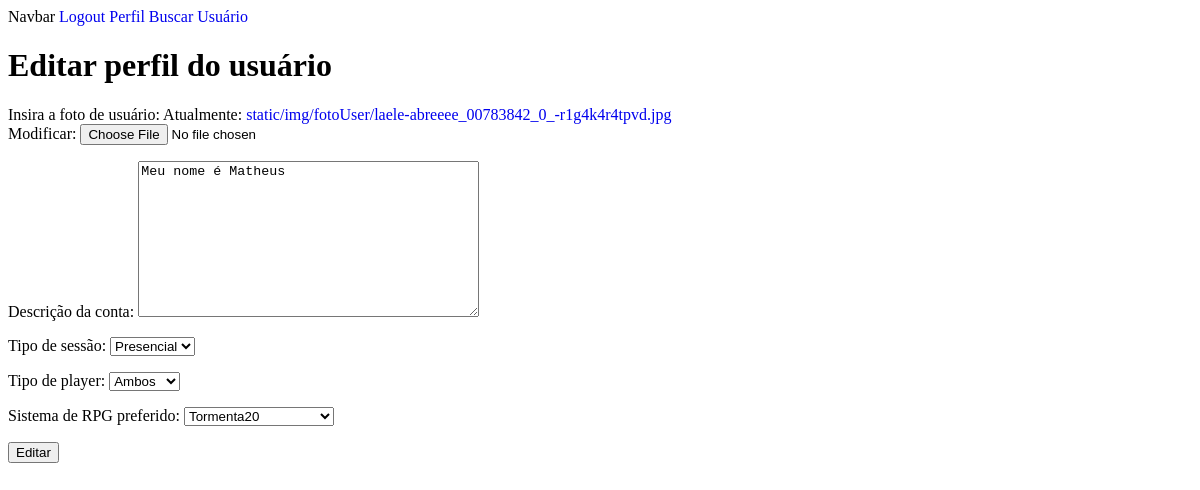
Page /editarConta (signed in) on the earlier database version.
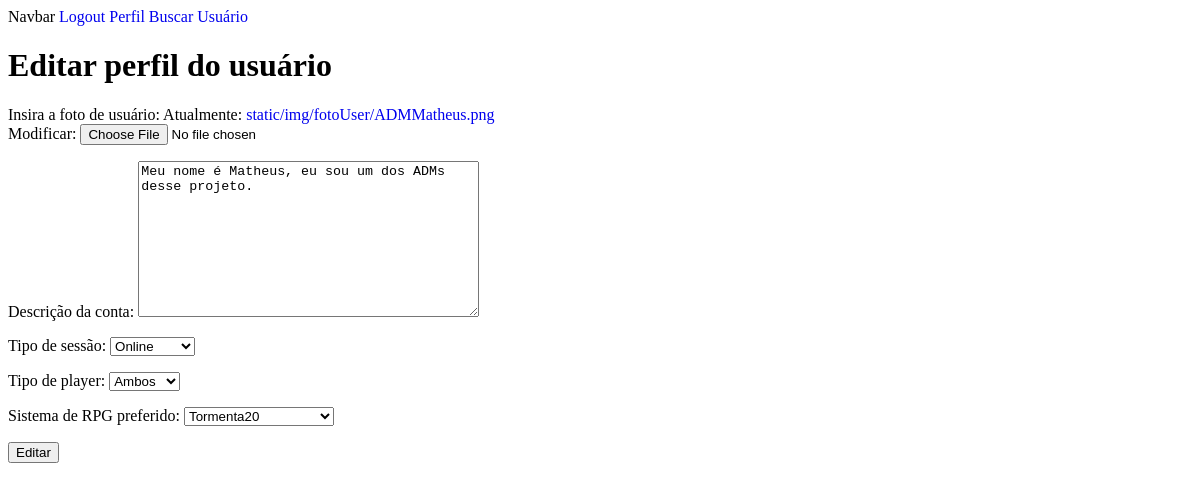
Same page on the later database version.
### home/models.py (models this page shows)
class Perfil(models.Model):
    nomePerfil = models.ForeignKey(User, on_delete=models.CASCADE)
    slug = models.SlugField(unique=True)
    SESSION_CHOICES = (
        ('Online', 'Online'),
        ('Presencial', 'Presencial'),
    )
    PLAYER_TYPE_CHOICES = (
        ('Mestre', 'Mestre'),
        ('Jogador', 'Jogador'),
        ('Ambos', 'Ambos'),
    )
    RPG_SYSTEM_CHOICES = (
        ('Dungeons & Dragons', 'Dungeons & Dragons'),
        ('Tormenta20', 'Tormenta20'),
        ('Ordem Paranormal', 'Ordem Paranormal'),
        ('Call of Cthulhu', 'Call of Cthulhu'),
        ('Outros', 'Outros'),
    )
    fotoConta = models.ImageField(upload_to='static/img/fotoUser')
    tipo_sessao = models.CharField(max_length=20, choices=SESSION_CHOICES)
    tipo_player = models.CharField(max_length=20, choices=PLAYER_TYPE_CHOICES)
    descricao = models.TextField(max_length=256)
    sistema_rpg = models.CharField(max_length=20, choices=RPG_SYSTEM_CHOICES)
    def save(self, *args, **kwargs):
        self.slug = slugify(self.nomePerfil.username)
        super(Perfil, self).save(*args, **kwargs)

### home/views.py (the view)
# urls.py: path('editarConta', views.editarconta, name='editarconta'),
@login_required
def editarconta(request):
    perfil, created = Perfil.objects.update_or_create(nomePerfil=request.user)
    if request.method == 'POST':
        formPerfil = PerfilForm(request.POST, request.FILES, instance=perfil)
        if formPerfil.is_valid():
            if 'fotoConta' in request.FILES:
                perfil.fotoConta = request.FILES['fotoConta']
            formPerfil.save()
            return redirect('usuario')
    else:
        formPerfil = PerfilForm(instance=perfil)
    return render(request, 'principal/editarPerfil.html', {'formPerfil': formPerfil})

### home/forms.py (shortened to what this page needs)
class PerfilForm(forms.ModelForm):
    class Meta:
        model = Perfil
        fields = ['fotoConta', 'descricao', 'tipo_sessao', 'tipo_player', 'sistema_rpg']
        labels = {
            'fotoConta': 'Insira a foto de usuário',
            'descricao': 'Descrição da conta:',
            'sistema_rpg': 'Sistema de RPG preferido:',
            'tipo_sessao': 'Tipo de sessão:',
            'tipo_player': 'Tipo de player:',
        }

### home/templates/principal/editarPerfil.html (shortened to what this page needs)
{% extends "principal/base.html" %}
{% block conteudo %}
<h1>Editar perfil do usuário</h1>
<form method="POST" enctype="multipart/form-data">
    {{ formPerfil.as_p }}
    <button type="submit">Editar</button>
</form>
{% endblock conteudo %}

Differences in the rows shown:
changed Perfil "Ambos": descricao "Meu nome é Matheus" → "Meu nome é Matheus, eu sou um dos ADMs desse projeto."; tipo_sessao "Presencial" → "Online"
Other differences:
text no longer shown: "Insira a foto de usuário: Atualmente: static/img/fotoUser/laele-abreeee_00783842_0_-r1g4k4r4tpvd.jpg Modificar: Descrição da conta: Tipo de sessão: Tipo de player: Sistema de RPG preferido:"
text now shown: "Insira a foto de usuário: Atualmente: static/img/fotoUser/ADMMatheus.png Modificar: Descrição da conta: Tipo de sessão: Tipo de player: Sistema de RPG preferido:"
